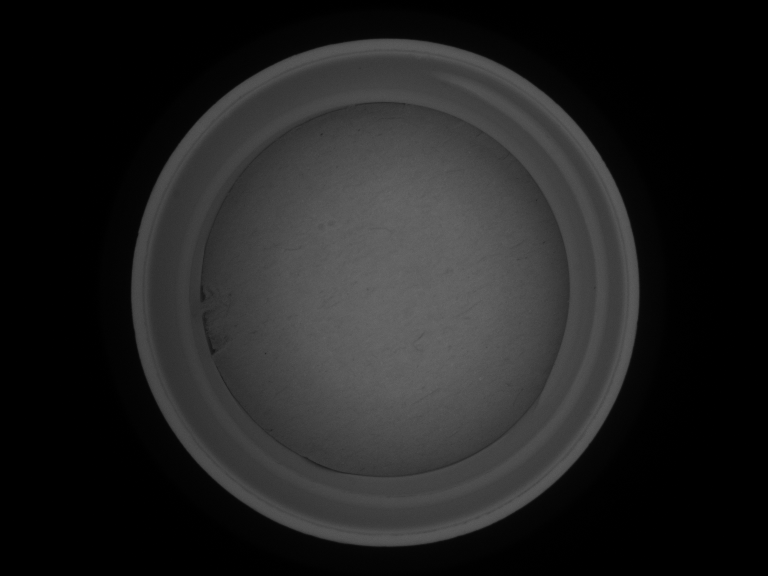
#> input picture caps/d_16.bmp, 768 x 576 px
$ python linerdefects_gradient.py   (older library calls are emulated)
#> lines starting #> are read from the running program, lines starting #| are printed output that depends on the picture; after the words box and inside, x2 and y2 are one past the last pixel; in counts of white or black regions, pixels touching at a corner belong together
### tests/labelling.py
import cv2
import numpy as np
import os

# [181 lines left out: functions labelling, bestLabelling, not called in this run]


    # [66 lines of commented-out code are left out]

def bestLabellingGradient(edges):

    retVal, labels = cv2.connectedComponentsWithAlgorithm(edges, 8, cv2.CV_16U, cv2.CCL_DEFAULT)

    nonzero = np.nonzero(labels)
    #print(nonzero)
    #print(retVal)
    retVal -= 1

    blobsX = [[] for i in range(retVal)]
    blobsY = [[] for i in range(retVal)]

    for i in range(0, len(nonzero[0])):
        x = nonzero[0][i]
        y = nonzero[1][i]

        p = labels[x][y]

        blobsX[p - 1].append(x)
        blobsY[p - 1].append(y)

    result = []

    for i in range(retVal):
        result.append((blobsX[i], blobsY[i]))

    return result

# [3 lines that do not run on import are left out]

    #res = bestLabelling('d_16.bmp')

    #for i in res:
    #    print (i)

### linerdefects_gradient.py
import cv2
import numpy as np
import os
from matplotlib import pyplot as plt
import math
import random
import labelling
import circledetection
import outliers
#from sympy import Point

# [172 lines left out: functions calcMagnitude, pixelAverage, pixelAverageMask, pixelAverageGradientMask, not called in this run]

        # [19 lines of commented-out code are left out]
def averageOnAll():
    for file in os.listdir('./caps'):
        print(file)
        img = cv2.imread('caps/' + file, cv2.IMREAD_GRAYSCALE)
#> img is the input picture: shape (576, 768); min 0, max 104, mean 33.6
        # [5 lines of commented-out code are left out]

        imgOut = ((255 / (img.max() - img.min()))*(img.astype(np.float)-img.min())).astype(np.uint8)
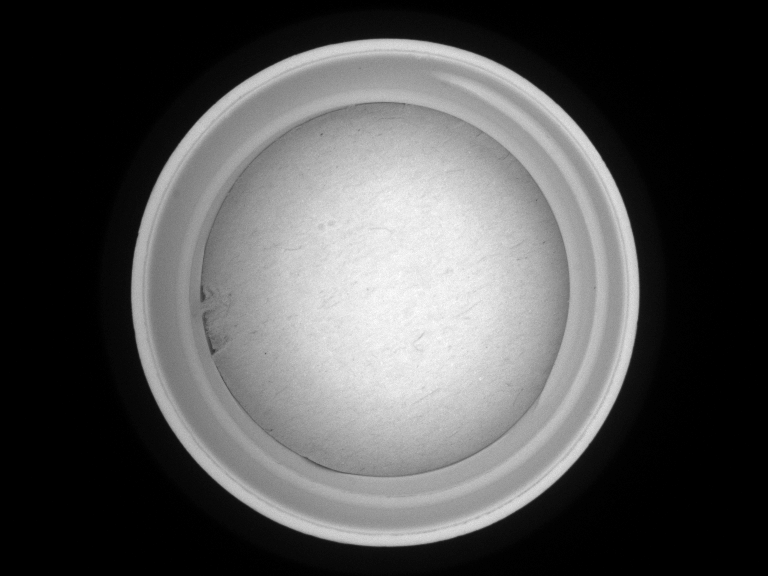
#> imgOut: shape (576, 768); min 0, max 255, mean 82.1
        gaussian = cv2.GaussianBlur(imgOut, (5,5), 2)
        edges = cv2.Canny(gaussian, 45, 100, apertureSize=3, L2gradient=True)
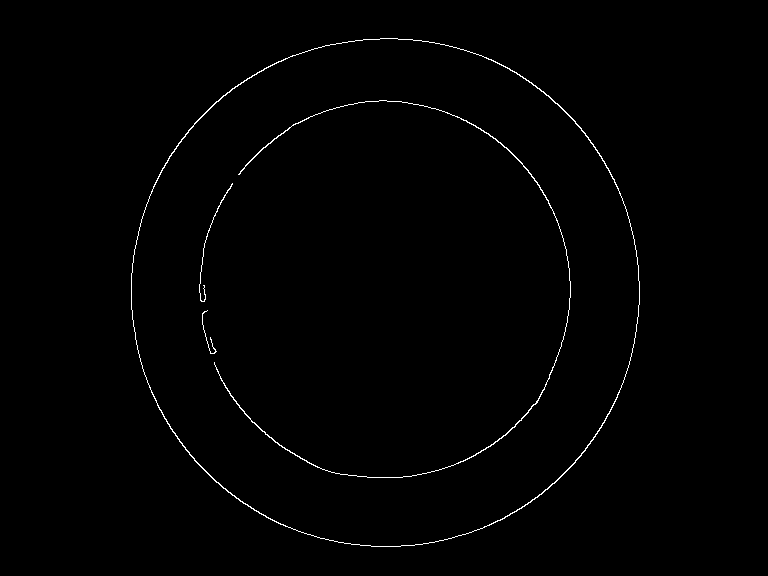
#> edges: shape (576, 768); 0.74% white in thin lines or dots, all inside (x1, y1, x2, y2) = (131, 38, 640, 547)

        # blobs = labelling.bestLabellingTestGradient(fast)
        blobs = labelling.bestLabellingGradient(edges)
#> in bestLabellingGradient, `retVal, labels = cv2.connectedComponentsWithAlgorithm(edges, 8, cv2.CV..`: retVal = 5
#> in bestLabellingGradient, `nonzero = np.nonzero(labels)`: nonzero = 3257 positions, rows 38 to 546, columns 131 to 639
#> in bestLabellingGradient, `retVal -= 1`: retVal = 4
#> the loop in bestLabellingGradient, `for i in range(0, len(nonzero[0])):` made 3257 passes
#> (x, y) on passes 1 to 3: (38, 380), (38, 381), (38, 382)
#> blobs = 4 items

        img = cv2.cvtColor(img,cv2.COLOR_GRAY2BGR)
        circles = []

        for blob in blobs:
            if len(blob[0]) > 2:
                x, y, r = circledetection.leastSquaresCircleFitCached(blob[0], blob[1])
                if not (math.isnan(x) or math.isnan(y) or math.isnan(r)):
                    if r < 210 and r > 170 and x > 0 and y > 0:
                        circles.append((x, y, r, len(blob[0])))
#> this loop made 1 pass
#> after the loop, circles = []
                        #cv2.circle(img, (int(y), int(x)), int(r), (0, 0, 255), 1)
                        #cv2.circle(img, (int(y), int(x)), 2, (0, 255, 0), 1)

        x, y, r = outliers.outliersElimination(circles, (20, 20))
        if not (x is None or y is None or rCap is None):
            cv2.circle(img, (int(y), int(x)), int(r), (0, 255, 0), 1)
            cv2.circle(img, (int(y), int(x)), 2, (0, 0, 255), 3)
            # cv2.imshow('caps/' + file + ' circles', img)
            # cv2.waitKey(0)
            # cv2.destroyAllWindows()

        img = cv2.imread('caps/' + file, cv2.IMREAD_GRAYSCALE)
        pixelAverageGradientMask(img, (x, y), r)

        print('----------------------------------')

# [157 lines left out: functions thresholdInner, circularmask, detect_liner_defects, test, not called in this run]

    # [32 lines of commented-out code are left out]

if __name__ == '__main__':
    # [12 lines of commented-out code are left out]

#> (the run stopped early here; a loop or call above may not have finished)
